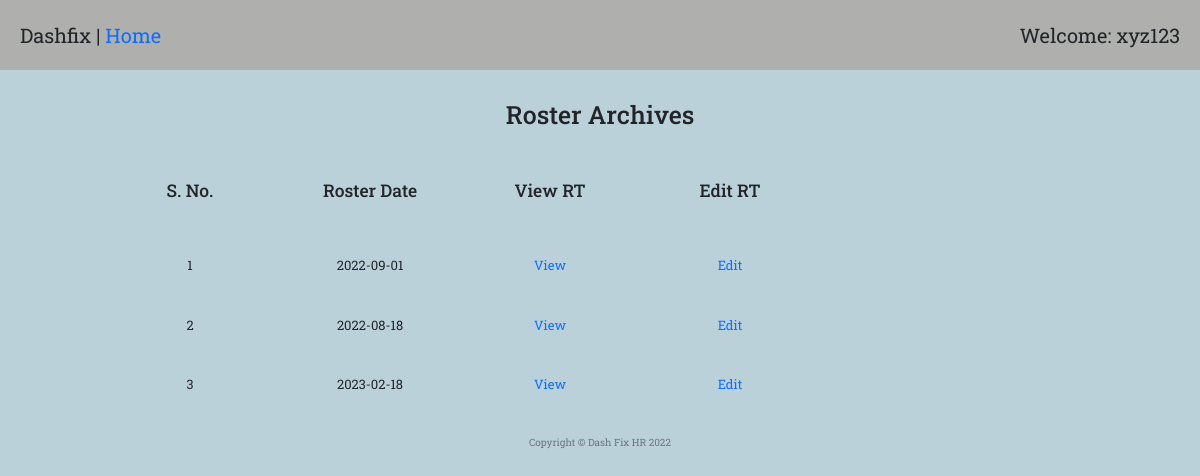
/roster_archive (signed in), run on the app's committed database.
### main.py (models this page shows)
class rosterMaster(db.Model):
    __tablename__ = "rosterMaster"
    id = Column(Integer, primary_key=True)
    date = Column(String(300))
    entry = relationship("rosterEntryMaster", back_populates="roster")
    createdBy = Column(Integer, ForeignKey("Users.id"))
    user = relationship("User", back_populates="roster")

### main.py (the view)
@app.route("/roster_archive", methods=["GET", "POST"])
@admin_only
def roster_archive():
    rosters_list = rosterMaster.query.all()
    return render_template("roster_archive_list.html", rosters=rosters_list, len=range(len(rosters_list)))

### main.py (called while the page is built)
def admin_only(f):
    @wraps(f)
    def decorated_function(*args, **kwargs):
        admin = User.query.all()
        admin_id = []
        for i in admin:
            id_ = i.id
            admin_id.append(id_)
        if current_user.id not in admin_id:
            return abort(403)
        return f(*args, **kwargs)
    return decorated_function

@login_manager.user_loader
def load_user(user_id):
    return User.query.get(int(user_id))

### templates/roster_archive_list.html
{% extends 'bootstrap/base.html' %}
{% import "bootstrap/wtf.html" as wtf %}
{% block content %}
{% include "header.html" %}
  <div class="welcome">
    <span>Dashfix | <a href="{{url_for('home')}}">Home</a></span>
    <span>Welcome: xyz123</span>
  </div>
  <h1 style="margin-top: 30px; margin-bottom: 50px; text-align: center;">Roster Archives</h1>
  <div class="row" style="margin-bottom: 50px; margin-left: 100px; text-align: center;">
    <div class="col-2"><h3>S. No. </h3></div>
    <div class="col-2"><h3>Roster Date</h3></div>
    <div class="col-2"><h3>View RT</h3></div>
    <div class="col-2"><h3>Edit RT</h3></div>
  </div>
  {% for i in len %}
    <div class="row" style="margin-bottom: 30px; margin-left: 100px; text-align: center;">
      <div class="col-2"><p>{{ i+1 }}</p></div>
      <div class="col-2"><p>{{ rosters[i].date }}</p></div>
      <div class="col-2"><p><a href="{{url_for('roster_single', roster_id=rosters[i].id)}}">View</a></p></div>
      <div class="col-2"><p><a href="{{url_for('roster_single_edit', roster_id=rosters[i].id)}}">Edit</a></p></div>
    </div>
  {% endfor %}
{% include "footer.html" %}
{% endblock %}

### static/styles1.css (style rules this page uses)
body { font-family: 'Roboto Slab', serif; }
body { background-color: #bbd1da; }
.welcome { background-color: #afb0ad; display: flex; justify-content: space-between; padding: 20px; font-size: 2rem; }
.row, h5 { margin-top: 20px; margin-right: 20px; margin-left: 20px; }
div { font-size: 1.3rem; margin: 0px; padding-right: 0px; }
.time_suc_entry, p { text-size: 1.8rem; }
a:link { text-decoration: none; text-color: black; }

### data on the page
rosterMaster: date "2022-09-01"
rosterMaster: date "2022-08-18"
rosterMaster: date "2023-02-18"

### other printed values
{{ i+1 }} "1" "2" "3"
